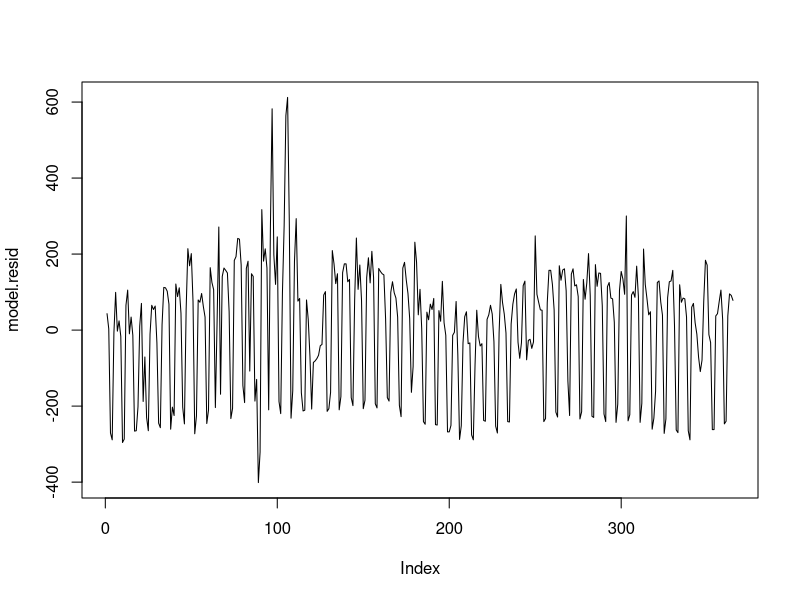

The R script that drew this image:
library(tseries)
library(urca)

frame_files <- lapply(sys.frames(), function(x) x$ofile)
frame_files <- Filter(Negate(is.null), frame_files)
setwd(dirname(frame_files[[length(frame_files)]]))

df <- read.csv("data/pv.csv", header = T)

# 1. Engle-Granger test
model <- lm(pv ~ ad + vacation, data = df)

summary(model)
#
# Call:
# lm(formula = pv ~ ad + vacation, data = df)
#
# Residuals:
#     Min      1Q  Median      3Q     Max
# -401.23 -184.76   44.24  120.24  612.24
#
# Coefficients:
#             Estimate Std. Error t value Pr(>|t|)
# (Intercept)  446.755      9.188  48.622  < 2e-16 ***
# ad            14.837      1.840   8.065 1.09e-14 ***
# vacation    -199.612     38.044  -5.247 2.64e-07 ***
# ---
# Signif. codes:  0 ‘***’ 0.001 ‘**’ 0.01 ‘*’ 0.05 ‘.’ 0.1 ‘ ’ 1
#
# Residual standard error: 169.2 on 362 degrees of freedom
# Multiple R-squared:  0.2081,	Adjusted R-squared:  0.2037
# F-statistic: 47.56 on 2 and 362 DF,  p-value: < 2.2e-16

model.resid <- resid(model)

plot(model.resid, type = "l")

adf.test(model.resid)
#
# 	Augmented Dickey-Fuller Test
#
# data:  model.resid
# Dickey-Fuller = -3.9109, Lag order = 7, p-value = 0.01373
# alternative hypothesis: stationary


# 2. Phillips-Ouliaris test
x <- data.frame(df$pv, df$ad, df$vacation)

pu <- ca.po(x, demean = "const", type = "Pu")

summary(pu)
# ########################################
# # Phillips and Ouliaris Unit Root Test #
# ########################################
#
# Test of type Pu
# detrending of series with constant only
#
#
# Call:
# lm(formula = z[, 1] ~ z[, -1])
#
# Residuals:
#     Min      1Q  Median      3Q     Max
# -401.23 -184.76   44.24  120.24  612.24
#
# Coefficients:
#                    Estimate Std. Error t value Pr(>|t|)
# (Intercept)         446.755      9.188  48.622  < 2e-16 ***
# z[, -1]df.ad         14.837      1.840   8.065 1.09e-14 ***
# z[, -1]df.vacation -199.612     38.044  -5.247 2.64e-07 ***
# ---
# Signif. codes:  0 ‘***’ 0.001 ‘**’ 0.01 ‘*’ 0.05 ‘.’ 0.1 ‘ ’ 1
#
# Residual standard error: 169.2 on 362 degrees of freedom
# Multiple R-squared:  0.2081,	Adjusted R-squared:  0.2037
# F-statistic: 47.56 on 2 and 362 DF,  p-value: < 2.2e-16
#
#
# Value of test-statistic is: 137.5592
#
# Critical values of Pu are:
#                   10pct    5pct    1pct
# critical values 33.6955 40.5252 53.8731
